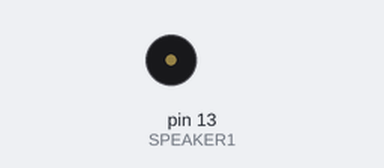
This program was run on a simulated Arduino Uno, built with avr-gcc and run on an emulated ATmega328P. On the bench: buzzer (waves = sounding).

Above: at 0.1 s.
At 18.7 s:
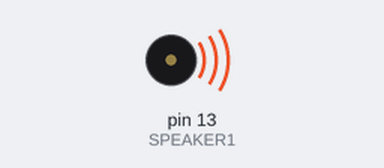
Timing chart, 0 to 21.3 s (numbered marks = the images above):
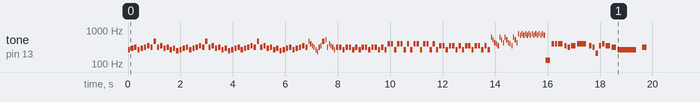

The program:

main.cpp
```cpp
#include <Arduino.h>

#define SPEAKER1 13 //Pin number of the speaker

#define NOTE_B0  31
#define NOTE_C1  33
#define NOTE_CS1 35
#define NOTE_D1  37
#define NOTE_DS1 39
#define NOTE_E1  41
#define NOTE_F1  44
#define NOTE_FS1 46
#define NOTE_G1  49
#define NOTE_GS1 52
#define NOTE_A1  55
#define NOTE_AS1 58
#define NOTE_B1  62
#define NOTE_C2  65
#define NOTE_CS2 69
#define NOTE_D2  73
#define NOTE_DS2 78
#define NOTE_E2  82
#define NOTE_F2  87
#define NOTE_FS2 93
#define NOTE_G2  98
#define NOTE_GS2 104
#define NOTE_A2  110
#define NOTE_AS2 117
#define NOTE_B2  123
#define NOTE_C3  131
#define NOTE_CS3 139
#define NOTE_D3  147
#define NOTE_DS3 156
#define NOTE_E3  165
#define NOTE_F3  175
#define NOTE_FS3 185
#define NOTE_G3  196
#define NOTE_GS3 208
#define NOTE_A3  220
#define NOTE_AS3 233
#define NOTE_B3  247
#define NOTE_C4  262
#define NOTE_CS4 277
#define NOTE_D4  294
#define NOTE_DS4 311
#define NOTE_E4  330
#define NOTE_F4  349
#define NOTE_FS4 370
#define NOTE_G4  392
#define NOTE_GS4 415
#define NOTE_A4  440
#define NOTE_AS4 466
#define NOTE_B4  494
#define NOTE_C5  523
#define NOTE_CS5 554
#define NOTE_D5  587
#define NOTE_DS5 622
#define NOTE_E5  659
#define NOTE_F5  698
#define NOTE_FS5 740
#define NOTE_G5  784
#define NOTE_GS5 831
#define NOTE_A5  880
#define NOTE_AS5 932
#define NOTE_B5  988
#define NOTE_C6  1047
#define NOTE_CS6 1109
#define NOTE_D6  1175
#define NOTE_DS6 1245
#define NOTE_E6  1319
#define NOTE_F6  1397
#define NOTE_FS6 1480
#define NOTE_G6  1568
#define NOTE_GS6 1661
#define NOTE_A6  1760
#define NOTE_AS6 1865
#define NOTE_B6  1976
#define NOTE_C7  2093
#define NOTE_CS7 2217
#define NOTE_D7  2349
#define NOTE_DS7 2489
#define NOTE_E7  2637
#define NOTE_F7  2794
#define NOTE_FS7 2960
#define NOTE_G7  3136
#define NOTE_GS7 3322
#define NOTE_A7  3520
#define NOTE_AS7 3729
#define NOTE_B7  3951
#define NOTE_C8  4186
#define NOTE_CS8 4435
#define NOTE_D8  4699
#define NOTE_DS8 4978

int melody[] = {
  NOTE_C4, NOTE_D4, NOTE_DS4, NOTE_C4, NOTE_D4, NOTE_DS4, NOTE_F4, NOTE_DS4,
  NOTE_AS4, NOTE_DS4, NOTE_F4, NOTE_D4, NOTE_DS4, NOTE_C4, NOTE_D4, NOTE_B3,
  NOTE_C4, NOTE_D4, NOTE_DS4, NOTE_C4, NOTE_D4, NOTE_DS4, NOTE_F4, NOTE_DS4,
  NOTE_AS4, NOTE_DS4, NOTE_F4, NOTE_D4, NOTE_DS4, NOTE_C4, NOTE_D4, NOTE_B3,
  NOTE_C4, NOTE_D4, NOTE_DS4, NOTE_C4, NOTE_D4, NOTE_DS4, NOTE_F4, NOTE_DS4,
  NOTE_AS4, NOTE_DS4, NOTE_F4, NOTE_D4, NOTE_DS4, NOTE_C4, NOTE_D4, NOTE_B3,
  NOTE_C4, NOTE_D4, NOTE_DS4, NOTE_C4, NOTE_D4, NOTE_DS4, NOTE_F4, NOTE_DS4,
  NOTE_AS4, NOTE_G4, NOTE_F4, NOTE_DS4, NOTE_C4, NOTE_AS3, NOTE_DS4, NOTE_F4, NOTE_AS4, NOTE_C5, NOTE_DS4, NOTE_G4, NOTE_F4, NOTE_DS4, NOTE_C4,
  NOTE_DS4, NOTE_DS4, NOTE_C4, NOTE_DS4, NOTE_DS4, NOTE_C4, NOTE_DS4, NOTE_C4,
  NOTE_DS4, NOTE_DS4, NOTE_C4, NOTE_DS4, NOTE_DS4, NOTE_C4, NOTE_DS4, NOTE_C4,
  NOTE_G4, NOTE_G4, NOTE_C4, NOTE_G4, NOTE_G4, NOTE_C4, NOTE_G4, NOTE_C4,
  NOTE_G4, NOTE_G4, NOTE_C4, NOTE_G4, NOTE_G4, NOTE_C4, NOTE_G4, NOTE_C4,
  NOTE_F4, NOTE_F4, NOTE_C4, NOTE_F4, NOTE_F4, NOTE_C4, NOTE_F4, NOTE_C4,
  NOTE_F4, NOTE_F4, NOTE_C4, NOTE_F4, NOTE_F4, NOTE_C4, NOTE_F4, NOTE_C4,
  NOTE_DS5, NOTE_C5, NOTE_GS4, NOTE_G4, NOTE_F4, NOTE_DS5, NOTE_C5, NOTE_GS4, NOTE_DS5, NOTE_C5, NOTE_GS4, NOTE_G4, NOTE_F4, NOTE_DS5, NOTE_C5, NOTE_GS4,
  NOTE_G5, NOTE_F5, NOTE_G5, NOTE_F5, NOTE_G5, NOTE_F5, NOTE_G5, NOTE_F5, NOTE_G5, NOTE_F5, NOTE_G5, NOTE_F5, NOTE_G5, NOTE_F5, NOTE_G5, NOTE_F5,
  NOTE_C3, NOTE_G4, NOTE_G4, NOTE_G4, NOTE_F4, NOTE_DS4,
  NOTE_F4, NOTE_G4, NOTE_F4, NOTE_DS4,
  NOTE_GS3, NOTE_F4, NOTE_G4, NOTE_F4, NOTE_DS4, NOTE_C4, NOTE_DS4
};

int noteDurations[] = {
  8, 8, 8, 8, 8, 8, 8, 8,
  8, 8, 8, 8, 8, 8, 8, 8,
  8, 8, 8, 8, 8, 8, 8, 8,
  8, 8, 8, 8, 8, 8, 8, 8,
  8, 8, 8, 8, 8, 8, 8, 8,
  8, 8, 8, 8, 8, 8, 8, 8,
  8, 8, 8, 8, 8, 8, 8, 8,
  16,16,16,16,16,16,16,16,8,16,16,16,16,16,14,
  8, 8, 8, 8, 8, 8, 8, 8,
  8, 8, 8, 8, 8, 8, 8, 8,
  8, 8, 8, 8, 8, 8, 8, 8,
  8, 8, 8, 8, 8, 8, 8, 8,
  8, 8, 8, 8, 8, 8, 8, 8,
  8, 8, 8, 8, 8, 8, 8, 8,
  16,16,16,16,16,16,16,16,16,16,16,16,16,16,16,16,
  16,16,16,16,16,16,16,16,16,16,16,16,16,16,16,16,
  4,8,8,4,8,8,
  4,2,8,8,
  8,8,8,4,4,1,4,

};

void setup() {
    for (int thisNote = 0; thisNote < sizeof(melody)-1; thisNote++) {
    int noteDuration = 700 / noteDurations[thisNote];
    tone(SPEAKER1, melody[thisNote], noteDuration);

    int pauseBetweenNotes = noteDuration * 1.30;
    delay(pauseBetweenNotes);
    tone(SPEAKER1, 0);
    delay(10);
  }
  tone(SPEAKER1, 0);
  delay(50);
}

void loop() {
}
```
